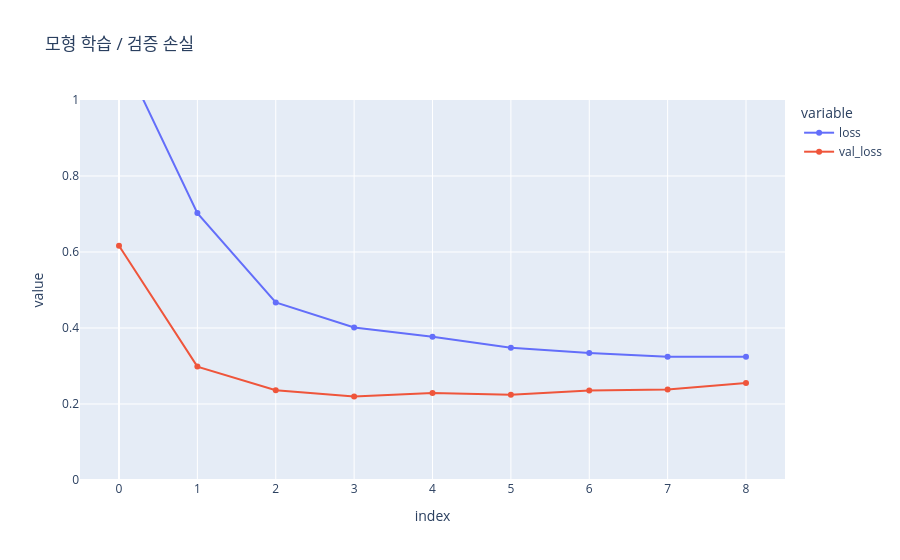

Here is the notebook cell this chart was saved with:
### Code cell
# GRU 평가


Eval_func(model_GRU, history_GRU)


# → GRU의 학습·평가 성능표와 손실 그래프를 보겠다

### Figure 1 — Plotly figure (JSON) as saved in the notebook; plotly's stock layout.template omitted (floating-point values rounded to 4 significant figures)
{"data": [{"hovertemplate": "variable=loss<br>index=%{x}<br>value=%{y}<extra></extra>", "legendgroup": "loss", "line": {"color": "#636efa", "dash": "solid"}, "marker": {"symbol": "circle"}, "mode": "lines+markers", "name": "loss", "orientation": "v", "showlegend": true, "type": "scatter", "x": [0, 1, 2, 3, 4, 5, 6, 7, 8], "xaxis": "x", "y": [1.135, 0.7024, 0.4673, 0.4014, 0.3769, 0.3478, 0.334, 0.3245, 0.3243], "yaxis": "y"}, {"hovertemplate": "variable=val_loss<br>index=%{x}<br>value=%{y}<extra></extra>", "legendgroup": "val_loss", "line": {"color": "#EF553B", "dash": "solid"}, "marker": {"symbol": "circle"}, "mode": "lines+markers", "name": "val_loss", "orientation": "v", "showlegend": true, "type": "scatter", "x": [0, 1, 2, 3, 4, 5, 6, 7, 8], "xaxis": "x", "y": [0.6164, 0.2984, 0.2364, 0.2194, 0.2287, 0.2242, 0.2353, 0.2381, 0.2553], "yaxis": "y"}], "layout": {"legend": {"title": {"text": "variable"}, "tracegroupgap": 0}, "title": {"text": "모형 학습 / 검증 손실"}, "xaxis": {"anchor": "y", "domain": [0, 1], "title": {"text": "index"}}, "yaxis": {"anchor": "x", "domain": [0, 1], "range": [0, 1], "title": {"text": "value"}}}}
